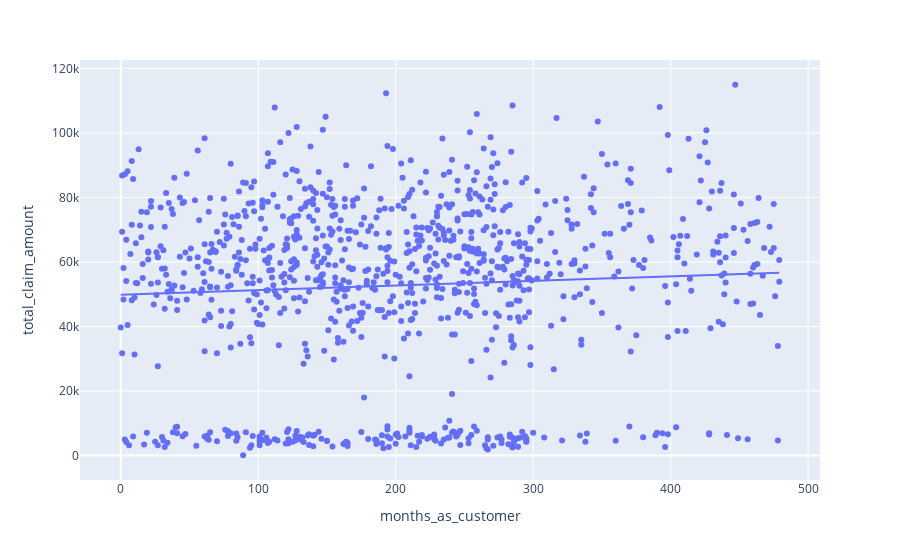

The notebook cell saved with this chart:
### Code cell
fig = px.scatter(selected_columns, x= 'months_as_customer', y='total_claim_amount',trendline = 'ols')
fig.show()

### Figure 1 — Plotly figure (JSON) as saved in the notebook; plotly's stock layout.template omitted (floating-point values rounded to 4 significant figures; data arrays with more than 128 entries replaced by an {"elided": "..."} marker saying what was removed)
{"data": [{"hovertemplate": "months_as_customer=%{x}<br>total_claim_amount=%{y}<extra></extra>", "legendgroup": "", "marker": {"color": "#636efa", "symbol": "circle"}, "mode": "markers", "name": "", "orientation": "v", "showlegend": false, "type": "scatter", "x": {"elided": "1000 int values"}, "xaxis": "x", "y": {"elided": "1000 int values"}, "yaxis": "y"}, {"hovertemplate": "<b>OLS trendline</b><br>total_claim_amount = 14.2446 * months_as_customer + 49856.7<br>R<sup>2</sup>=0.003857<br><br>months_as_customer=%{x}<br>total_claim_amount=%{y} <b>(trend)</b><extra></extra>", "legendgroup": "", "marker": {"color": "#636efa", "symbol": "circle"}, "mode": "lines", "name": "", "showlegend": false, "type": "scatter", "x": {"elided": "1000 int values"}, "xaxis": "x", "y": {"elided": "1000 float values"}, "yaxis": "y"}], "layout": {"legend": {"tracegroupgap": 0}, "margin": {"t": 60}, "xaxis": {"anchor": "y", "domain": [0, 1], "title": {"text": "months_as_customer"}}, "yaxis": {"anchor": "x", "domain": [0, 1], "title": {"text": "total_claim_amount"}}}}
